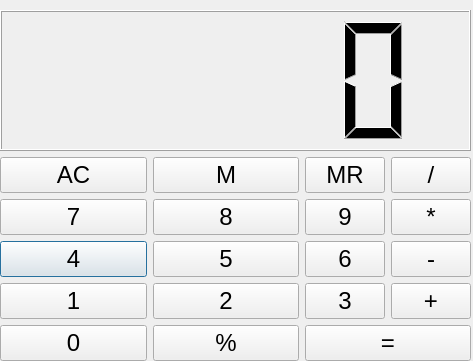
<?xml version="1.0" encoding="UTF-8"?>
<ui version="4.0">
 <class>Dialog</class>
 <widget class="QDialog" name="Dialog">
  <property name="geometry">
   <rect>
    <x>0</x>
    <y>0</y>
    <width>473</width>
    <height>361</height>
   </rect>
  </property>
  <property name="font">
   <font>
    <pointsize>10</pointsize>
   </font>
  </property>
  <property name="windowTitle">
   <string>Dialog</string>
  </property>
  <widget class="QWidget" name="gridLayoutWidget">
   <property name="geometry">
    <rect>
     <x>0</x>
     <y>10</y>
     <width>471</width>
     <height>351</height>
    </rect>
   </property>
   <layout class="QGridLayout" name="gridLayout">
    <item row="4" column="0">
     <widget class="QPushButton" name="pushButton_9">
      <property name="font">
       <font>
        <pointsize>18</pointsize>
       </font>
      </property>
      <property name="text">
       <string>4</string>
      </property>
     </widget>
    </item>
    <item row="2" column="2" rowspan="4">
     <layout class="QGridLayout" name="gridLayout_2">
      <item row="0" column="0">
       <widget class="QPushButton" name="pushButton_4">
        <property name="font">
         <font>
          <pointsize>18</pointsize>
         </font>
        </property>
        <property name="text">
         <string>MR</string>
        </property>
       </widget>
      </item>
      <item row="1" column="0">
       <widget class="QPushButton" name="pushButton_7">
        <property name="font">
         <font>
          <pointsize>18</pointsize>
         </font>
        </property>
        <property name="text">
         <string>9</string>
        </property>
       </widget>
      </item>
      <item row="3" column="0">
       <widget class="QPushButton" name="pushButton_13">
        <property name="font">
         <font>
          <pointsize>18</pointsize>
         </font>
        </property>
        <property name="text">
         <string>3</string>
        </property>
       </widget>
      </item>
      <item row="2" column="0">
       <widget class="QPushButton" name="pushButton_11">
        <property name="font">
         <font>
          <pointsize>18</pointsize>
         </font>
        </property>
        <property name="text">
         <string>6</string>
        </property>
       </widget>
      </item>
      <item row="0" column="1">
       <widget class="QPushButton" name="pushButton_3">
        <property name="font">
         <font>
          <pointsize>18</pointsize>
         </font>
        </property>
        <property name="text">
         <string>/</string>
        </property>
       </widget>
      </item>
      <item row="1" column="1">
       <widget class="QPushButton" name="pushButton_8">
        <property name="font">
         <font>
          <pointsize>18</pointsize>
         </font>
        </property>
        <property name="text">
         <string>*</string>
        </property>
       </widget>
      </item>
      <item row="2" column="1">
       <widget class="QPushButton" name="pushButton_10">
        <property name="font">
         <font>
          <pointsize>18</pointsize>
         </font>
        </property>
        <property name="text">
         <string>-</string>
        </property>
       </widget>
      </item>
      <item row="3" column="1">
       <widget class="QPushButton" name="pushButton_15">
        <property name="font">
         <font>
          <pointsize>18</pointsize>
         </font>
        </property>
        <property name="text">
         <string>+</string>
        </property>
       </widget>
      </item>
     </layout>
    </item>
    <item row="4" column="1">
     <widget class="QPushButton" name="pushButton_12">
      <property name="font">
       <font>
        <pointsize>18</pointsize>
       </font>
      </property>
      <property name="text">
       <string>5</string>
      </property>
     </widget>
    </item>
    <item row="6" column="0">
     <widget class="QPushButton" name="pushButton_18">
      <property name="font">
       <font>
        <pointsize>18</pointsize>
       </font>
      </property>
      <property name="text">
       <string>0</string>
      </property>
     </widget>
    </item>
    <item row="5" column="0">
     <widget class="QPushButton" name="pushButton_16">
      <property name="font">
       <font>
        <pointsize>18</pointsize>
       </font>
      </property>
      <property name="text">
       <string>1</string>
      </property>
     </widget>
    </item>
    <item row="5" column="1">
     <widget class="QPushButton" name="pushButton_14">
      <property name="font">
       <font>
        <pointsize>18</pointsize>
       </font>
      </property>
      <property name="text">
       <string>2</string>
      </property>
     </widget>
    </item>
    <item row="6" column="1">
     <widget class="QPushButton" name="pushButton_17">
      <property name="font">
       <font>
        <pointsize>18</pointsize>
       </font>
      </property>
      <property name="text">
       <string>%</string>
      </property>
     </widget>
    </item>
    <item row="6" column="2">
     <widget class="QPushButton" name="pushButton_19">
      <property name="font">
       <font>
        <pointsize>18</pointsize>
       </font>
      </property>
      <property name="text">
       <string>=</string>
      </property>
     </widget>
    </item>
    <item row="3" column="1">
     <widget class="QPushButton" name="pushButton_6">
      <property name="font">
       <font>
        <pointsize>18</pointsize>
       </font>
      </property>
      <property name="text">
       <string>8</string>
      </property>
     </widget>
    </item>
    <item row="2" column="0">
     <widget class="QPushButton" name="pushButton">
      <property name="font">
       <font>
        <pointsize>18</pointsize>
       </font>
      </property>
      <property name="text">
       <string>AC</string>
      </property>
      <property name="checkable">
       <bool>false</bool>
      </property>
     </widget>
    </item>
    <item row="3" column="0">
     <widget class="QPushButton" name="pushButton_5">
      <property name="font">
       <font>
        <pointsize>18</pointsize>
       </font>
      </property>
      <property name="text">
       <string>7</string>
      </property>
     </widget>
    </item>
    <item row="2" column="1">
     <widget class="QPushButton" name="pushButton_2">
      <property name="font">
       <font>
        <pointsize>18</pointsize>
       </font>
      </property>
      <property name="text">
       <string>M</string>
      </property>
     </widget>
    </item>
    <item row="0" column="0" colspan="3">
     <widget class="QLCDNumber" name="lcdNumber"/>
    </item>
   </layout>
  </widget>
 </widget>
 <resources/>
 <connections/>
</ui>
